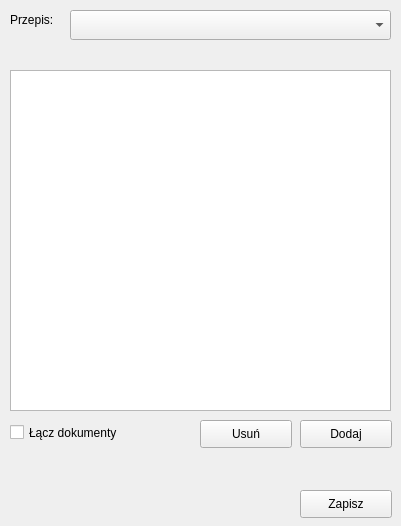
<?xml version="1.0" encoding="UTF-8"?>
<ui version="4.0">
 <class>MainWindow</class>
 <widget class="QWidget" name="MainWindow">
  <property name="geometry">
   <rect>
    <x>0</x>
    <y>0</y>
    <width>401</width>
    <height>526</height>
   </rect>
  </property>
  <property name="sizePolicy">
   <sizepolicy hsizetype="Expanding" vsizetype="Preferred">
    <horstretch>0</horstretch>
    <verstretch>0</verstretch>
   </sizepolicy>
  </property>
  <property name="windowTitle">
   <string>gPandoc</string>
  </property>
  <widget class="QPushButton" name="saveBtn">
   <property name="geometry">
    <rect>
     <x>300</x>
     <y>490</y>
     <width>92</width>
     <height>28</height>
    </rect>
   </property>
   <property name="text">
    <string>Zapisz</string>
   </property>
  </widget>
  <widget class="QListWidget" name="files_Lst">
   <property name="geometry">
    <rect>
     <x>10</x>
     <y>70</y>
     <width>381</width>
     <height>341</height>
    </rect>
   </property>
  </widget>
  <widget class="QCheckBox" name="joinDocsCBox">
   <property name="geometry">
    <rect>
     <x>10</x>
     <y>420</y>
     <width>141</width>
     <height>25</height>
    </rect>
   </property>
   <property name="text">
    <string>Łącz dokumenty</string>
   </property>
  </widget>
  <widget class="QPushButton" name="addFileBtn">
   <property name="geometry">
    <rect>
     <x>300</x>
     <y>420</y>
     <width>92</width>
     <height>28</height>
    </rect>
   </property>
   <property name="text">
    <string>Dodaj</string>
   </property>
  </widget>
  <widget class="QComboBox" name="comboBox">
   <property name="geometry">
    <rect>
     <x>70</x>
     <y>10</y>
     <width>321</width>
     <height>30</height>
    </rect>
   </property>
  </widget>
  <widget class="QLabel" name="recipeLbl">
   <property name="geometry">
    <rect>
     <x>10</x>
     <y>10</y>
     <width>66</width>
     <height>20</height>
    </rect>
   </property>
   <property name="text">
    <string>Przepis:</string>
   </property>
  </widget>
  <widget class="QPushButton" name="pushButton">
   <property name="geometry">
    <rect>
     <x>200</x>
     <y>420</y>
     <width>92</width>
     <height>28</height>
    </rect>
   </property>
   <property name="text">
    <string>Usuń</string>
   </property>
  </widget>
 </widget>
 <resources/>
 <connections/>
</ui>
